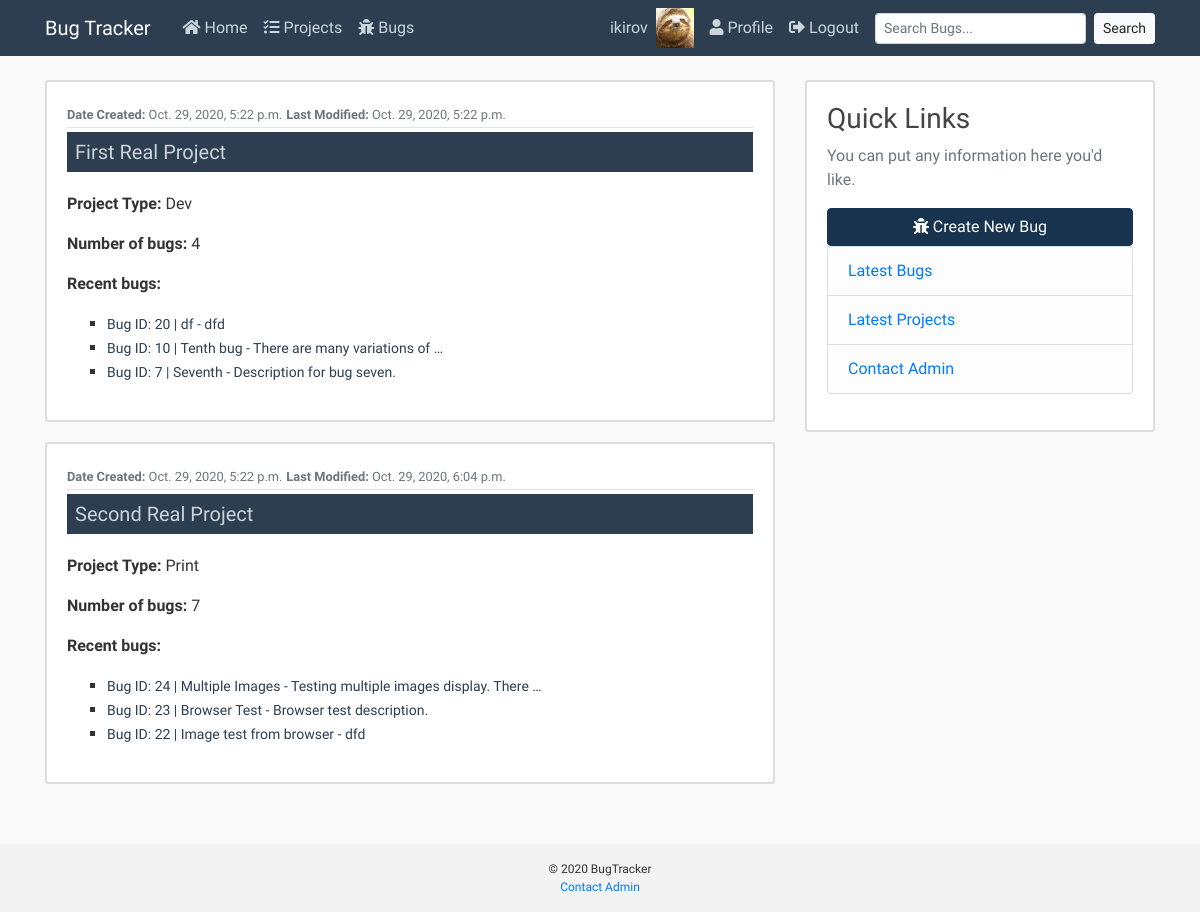
Page / (signed in) on the earlier database version.
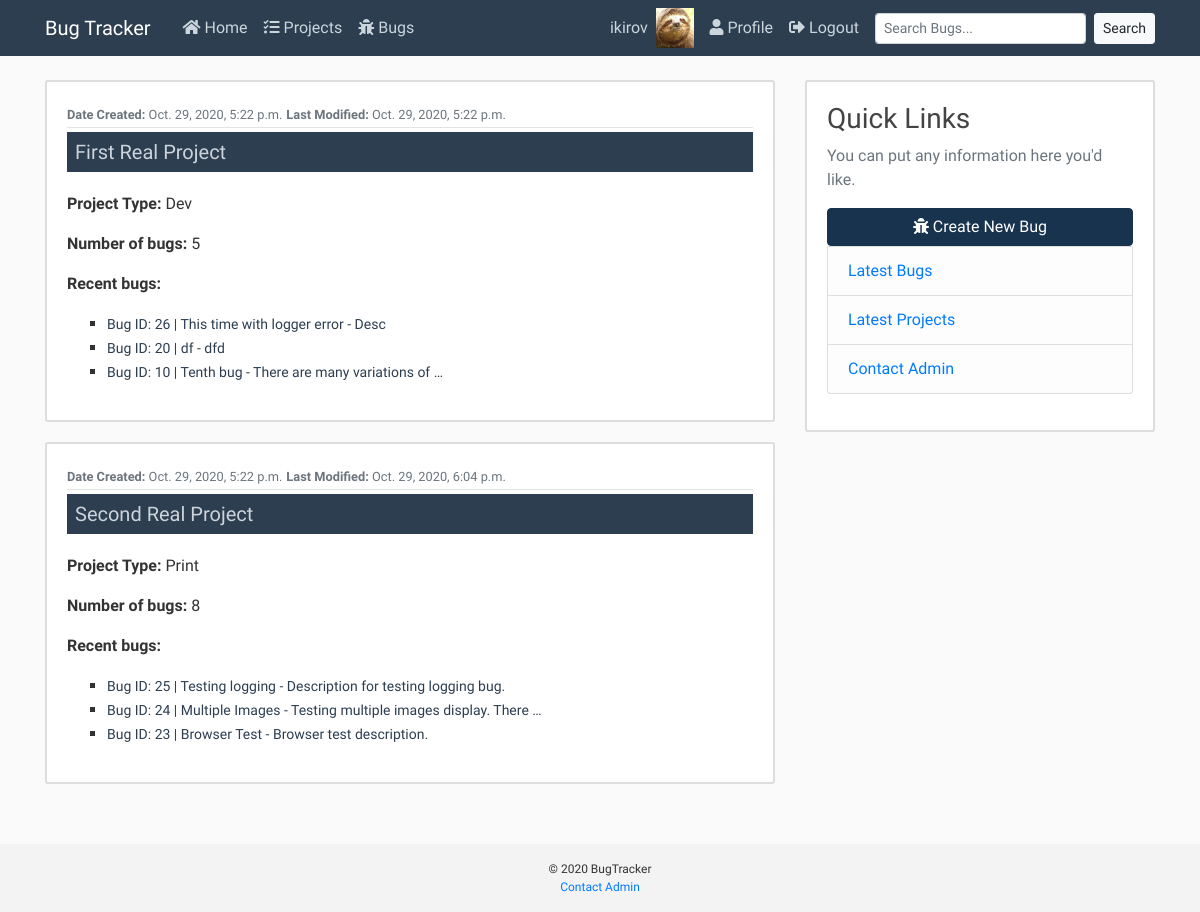
Same page on the later database version.
### users/models.py (models this page shows, shortened)
class Profile(models.Model):
    user = models.OneToOneField(User, on_delete=models.CASCADE)
    image = models.ImageField(default='default.jpg', upload_to='profile_pics')

### projects/models.py (models this page shows, shortened)
class Project(models.Model):
    name = models.CharField(max_length=50)
    PROJ_TYPES = (
        ('D', 'Dev'),
        ('P', 'Print'),
        ('O', 'Other'),
    )
    proj_type = models.CharField(max_length=1, choices=PROJ_TYPES)
    date_added = models.DateTimeField(auto_now_add=True)
    date_modified = models.DateTimeField(auto_now=True)
    editors = models.ManyToManyField(User)

class Bug(models.Model):
    author = models.ForeignKey(User, on_delete=models.DO_NOTHING)
    name = models.CharField(max_length=50)
    desc = models.CharField(max_length=2000, help_text="2000 character limit.")
    BUG_TYPES = (
        ('V', 'Visual'),
        ('L', 'Logical'),
        ('O', 'Other'),
    )
    bug_type = models.CharField(max_length=1, choices=BUG_TYPES)
    date_added = models.DateTimeField(auto_now_add=True)
    date_modified = models.DateTimeField(auto_now=True)
    project = models.ForeignKey(Project, on_delete=models.CASCADE)
    image = models.ImageField(upload_to='bug_pics', default='default_bug.png') #image field has automatic validation to ensure the upload is a valid image - no need for further validation on file size since we are using Pillow to resize to a manageable size
    image2 = models.ImageField(upload_to='bug_pics', default='default_bug.png')
    resolved = models.BooleanField(default=False)
    class Meta:
        ordering = ['-date_added']

### projects/views.py (the view)
# urls.py: 2. Add a URL to urlpatterns:  path('', views.home, name='home')
@login_required
def home(request):
    projects = Project.objects.filter(editors=request.user)
    context = {
        'projects': projects,
        'title': 'Projects'
    }
    return render(request, 'projects/home.html', context)

### projects/templates/projects/home.html
{% extends "status/base.html" %}
{% block content %}
    {% for project in projects %}
        <article class="media content-section">
            <div class="media-body">
                <div class="article-metadata">
                        <div>
                            <small class="text-muted"><strong>Date Created:</strong> {{ project.date_added }}</small>
                            <small class="text-muted"><strong>Last Modified:</strong> {{ project.date_modified }}</small>
                        </div>
                </div>
                <h2><a class="article-title" href="{% url 'bugs-project' project.id project.name %}">{{ project.name }}</a></h2>
                <p class="article-content"><strong>Project Type:</strong> {{ project.get_proj_type_display }}</p>
                <p class="article-content"><strong>Number of bugs:</strong> {{ project.bug_set.count }}</p>
                <p><strong>Recent bugs: </strong>
                    <ul class="bugs">
                        {% for bug in project.bug_set.all|slice:":3" %}
                        <li><a href="{% url 'bugs-detail' bug.id %}">Bug ID: {{bug.id}} | {{ bug.name }} - {{ bug.desc|truncatewords:"5"}}</a></li>
                        {% endfor %}
                    </ul>
                </p>
            </div>
        </article>
    {% endfor %}
{% endblock content %}

### status/templates/status/base.html (shortened to what this page needs)
{% load static %}
<!DOCTYPE html>
<html lang="en">
<head>
    <link rel="stylesheet" href="https://cdn.jsdelivr.net/npm/bootstrap@4.5.3/dist/css/bootstrap.min.css">
    <link rel="stylesheet" href="{% static 'status/main.css' %}">
    <link rel="stylesheet" href="https://use.fontawesome.com/releases/v5.15.1/css/all.css">
</head>
<body>
    <header class="site-header">
        <nav class="navbar navbar-expand-lg navbar-dark bg-arctic-blue fixed-top">
            <div class="container">
            <a class="navbar-brand mr-4" href="{% url 'status-home' %}">Bug Tracker</a>
            <div class="collapse navbar-collapse" id="navbarToggle">
                <div class="navbar-nav mr-auto">
                <a class="nav-item nav-link" href="{% url 'status-home' %}"><i class="fas fa-home"></i> Home</a>
                {% if user.is_authenticated %}
                  <a class="nav-item nav-link" href="{% url 'projects-home' %}"><i class="fas fa-tasks"></i> Projects</a>
                  <a class="nav-item nav-link" href="{% url 'bugs-list' %}"><i class="fas fa-bug"></i> Bugs</a>
                {% endif %}
                </div>
                <div class="navbar-nav">
                  {% if user.is_authenticated %}
                    <div class="nav-profile-group">
                      <a class="nav-item nav-link" href="{% url 'profile' %}">{{user.username}}</a>
                      <img src="{{user.profile.image.url}}" style="zoom:15%;" class="mr-5"/>
                    </div>
                    <a class="nav-item nav-link" href="{% url 'profile' %}"><i class="fas fa-user"></i> Profile</a>
                    <a class="nav-item nav-link" href="{% url 'logout' %}"><i class="fas fa-sign-out-alt"></i> Logout</a>
                    <form type="get" action="{% url 'search-results' %}" accept-charset="utf-8" class="form-inline">
                      <input class="form-control form-control-sm ml-sm-2 mr-sm-2" type="search" placeholder="Search Bugs..." aria-label="Search" id="q" name="q">
                      <button class="btn btn-light my-2 my-sm-0 btn-sm" type="submit">Search</button>
                    </form>
                  {% else %}
                    <a class="nav-item nav-link" href="{% url 'login' %}"><i class="fas fa-sign-in-alt"></i> Login</a>
                    <a class="nav-item nav-link" href="{% url 'register' %}">Register</a>
                  {% endif %}
                </div>
            </div>
            </div>
        </nav>
    </header>
    <main role="main" class="container" style="min-height: 70vh;">
        <div class="row">
          <div class="col-lg-8">
            {% block content %}{% endblock %}
          </div>
          <div class="col-lg-4">
            <div class="content-section">
              <h3>Quick Links</h3>
              <p class='text-muted'>You can put any information here you'd like.
                <ul class="list-group">
                  <a class="btn btn-primary dark-button" href="{% url 'bugs-create' %}"><i class="fas fa-bug"></i> Create New Bug</a>
                  <li class="list-group-item list-group-item-light"><a href="{% url 'bugs-list' %}">Latest Bugs</a></li>
                  <li class="list-group-item list-group-item-light"><a href="{% url 'projects-home' %}">Latest Projects</a></li>
                  <li class="list-group-item list-group-item-light"><a href="{% url 'contact-admin' %}">Contact Admin</a></li>
                </ul>
              </p>
            </div>
          </div>
        </div>
      </main>
<footer class="page-footer font-small unique-color-dark" style="font-size:12px; background-color: #f3f3f3; margin-top:40px;">
  <div class="footer-copyright text-center py-3">
    © 2020 BugTracker<br>
    <a href="{% url 'contact-admin' %}">Contact Admin</a>
  </div>
</footer>
</body>
</html>

### status/static/status/main.css (style rules this page uses)
body { background: #fafafa; color: #333333; margin-top: 5rem; font-family: 'Abel', sans-serif; }
h1, h2, h3, h4, h5, h6 { color: #444444; }
ul { margin: 0; }
.bg-arctic-blue { background-color: #2C3E50; }
.site-header .navbar-nav .nav-link { color: #cbd5db; }
.content-section { background: #ffffff; border: 2px solid #dddddd; border-radius: 3px; margin-bottom: 20px; padding: 20px; }
.article-title { display: block; background-color: #2c3e50; height: 40px; padding: 8px; color: #cdd3da; font-size: 20px; margin-bottom: 20px; }
.article-content { white-space: pre-line; }
.article-metadata { padding-bottom: 1px; margin-bottom: 4px; border-bottom: 1px solid #e3e3e3 }
.nav-profile-group { display: none; }
@media only screen and (min-width: 1200px) { .nav-profile-group { display: flex; justify-content: center; } }
.bugs { list-style: square; }
.bugs a { color:#2c3e50; font-size: 14px; }
.bugs a:link { text-decoration:none; }
.dark-button { background-color: #18334e; border-color: #18334e; color: white; }

Differences in the rows shown:
computed for Project "First Real Project": loses Bug (id "7", name "Seventh", desc "Description for bug seven."); bug_set.count "4" → "5"
added Bug: id "26", name "This time with logger error", desc "Desc", shown under Project "First Real Project"
computed for Project "Second Real Project": loses Bug (id "22", name "Image test from browser", desc "dfd"); bug_set.count "7" → "8"
added Bug: id "25", name "Testing logging", desc "Description for testing logging bug.", shown under Project "Second Real Project"
